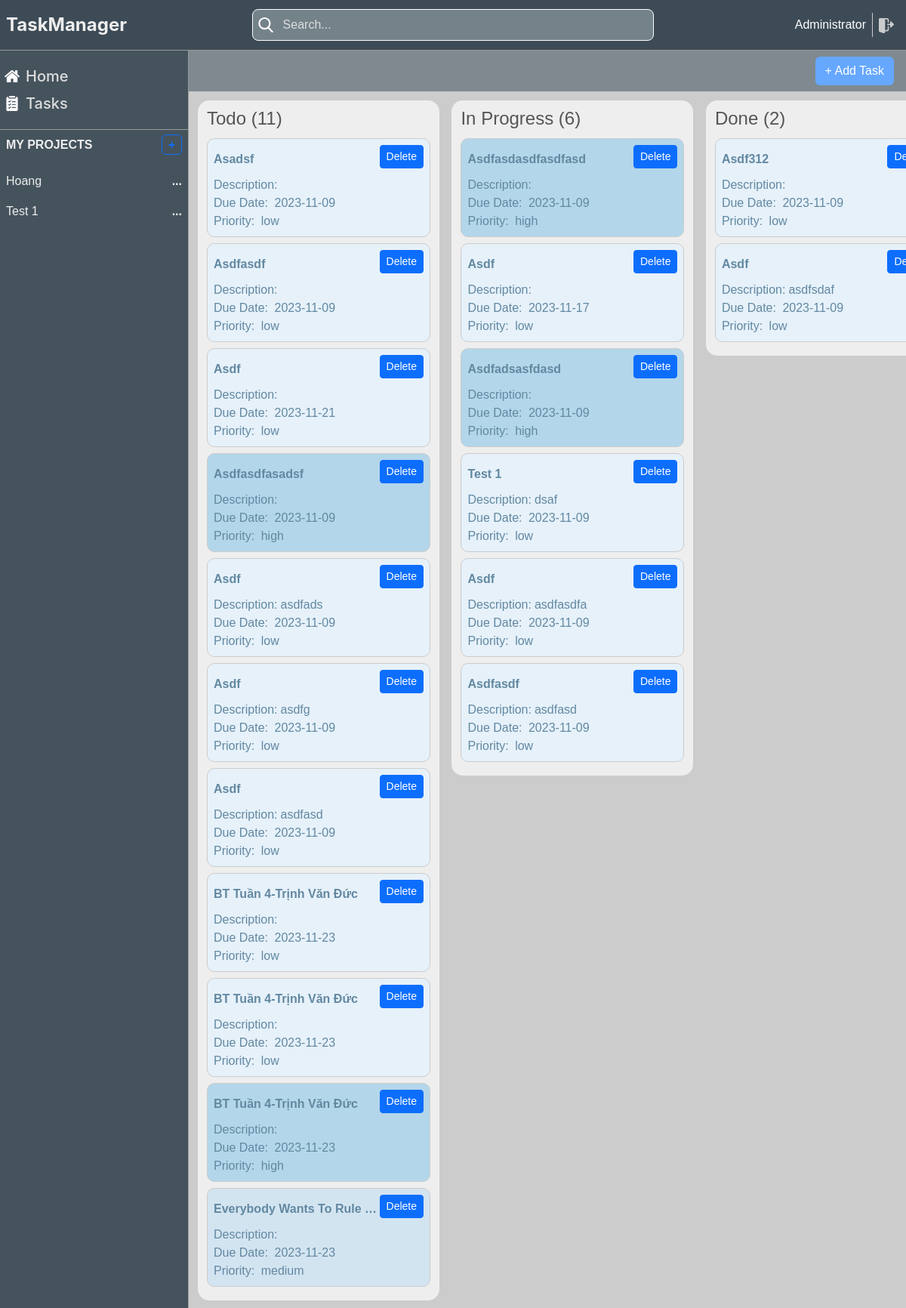
Page /tasks/ (signed in) on the committed database.
### task_management/models.py (models this page shows, shortened)
class User(db.Model, UserMixin):
    __tablename__ = 'user'
    id = db.Column(db.Integer, primary_key=True)
    name = db.Column(db.String(100))
    username = db.Column(db.String(100), nullable=False)
    password_hashed = db.Column(db.String(100), nullable=False)
    active = db.Column(db.Boolean, default=True)
    phone = db.Column(db.String(100))
    email = db.Column(db.String(100))
    created_at = db.Column(db.DateTime, default=db.func.current_timestamp())
    updated_at = db.Column(db.DateTime, default=db.func.current_timestamp())
    create_uid = db.Column(db.Integer, default=0)
    write_uid = db.Column(db.Integer, default=0)
    is_admin = db.Column(db.Boolean, default=False)
    db.UniqueConstraint(username, email)
    @property  # Decorator này dùng để tạo ra một thuộc tính giả
    def password(self):
        if self.password_hashed is not None:
            return None
        return self.password

class Project(db.Model):
    __tablename__ = 'project'
    id = db.Column(db.Integer, primary_key=True)
    name = db.Column(db.String(255))
    description = db.Column(db.Text)
    status = db.Column(db.String(100))
    active = db.Column(db.Boolean, default=True)
    sequence = db.Column(db.Integer)
    manager_id = db.Column(db.Integer, db.ForeignKey('user.id'))
    date_start = db.Column(db.Date)
    date_end = db.Column(db.Date)
    created_at = db.Column(db.DateTime, default=db.func.current_timestamp())
    updated_at = db.Column(db.DateTime, default=db.func.current_timestamp())
    create_uid = db.Column(db.Integer, default=0)
    write_uid = db.Column(db.Integer, default=0)
    tasks = db.relationship('Task', backref='project')
    progress = db.Column(db.Float)

class Task(db.Model):
    __tablename__ = 'task'
    id = db.Column(db.Integer, primary_key=True)
    project_id = db.Column(db.Integer, db.ForeignKey('project.id'))
    user_id = db.Column(db.Integer, db.ForeignKey('user.id'))
    status = db.Column(db.String(100))
    name = db.Column(db.String(255))
    description = db.Column(db.Text)
    active = db.Column(db.Boolean, default=True)
    priority = db.Column(db.Integer)
    sequence = db.Column(db.Integer)
    date_start = db.Column(db.Date)
    date_end = db.Column(db.Date)
    created_at = db.Column(db.DateTime, default=db.func.current_timestamp())
    updated_at = db.Column(db.DateTime, default=db.func.current_timestamp())

### task_management/task/views.py (the view)
@task_blueprint.route('/')
@login_required
def tasks():
    all_task = Task.query.filter(Task.user_id == current_user.id).all()
    task_list = get_task_list(all_task)
    return index(task_list=task_list)

### task_management/models.py (called while the page is built)
@login_manager.user_loader
def load_user(user_id):
    return User.query.get(int(user_id))

### task_management/routes.py (called while the page is built)
def login_required(f):
    @wraps(f)
    def decorated_function(*args, **kwargs):
        if not current_user.is_authenticated:
            return redirect(url_for('login'))
        return f(*args, **kwargs)
    return decorated_function

@app.route('/')
@login_required
def index(project_id=None, task_list=None, task_id=None):
    projects = Project.query.filter(Project.manager_id == current_user.id).all()
    mode = session.get('mode', '')
    if session.get('active_project_id'):
        project_id = Project.query.get(session.get('active_project_id'))
    return render_template('index.html',
                           projects=projects,
                           mode=mode,
                           active_project_id=project_id,
                           task_id=task_id,
                           task_list=task_list)

### task_management/task/views.py (called while the page is built)
def get_task_list(tasks):
    task_list = {
        'todo': [task for task in tasks if task.status == 'todo'],
        'in-progress': [task for task in tasks if task.status == 'in-progress'],
        'done': [task for task in tasks if task.status == 'done']
    }
    return task_list

### task_management/templates/index.html (shortened to what this page needs)
<!DOCTYPE html>
<html lang="en">
<head>
    <link rel="stylesheet" href="https://cdn.jsdelivr.net/npm/bootstrap@5.2.3/dist/css/bootstrap.min.css"
>
    <link href="{{ url_for('static', filename='css/styles.css') }}" rel="stylesheet" type="text/css">
    <link href="{{ url_for('static', filename='css/default.css') }}" rel="stylesheet" type="text/css">
</head>
<body style="height: 100vh;max-height: 100%">
<div style="background: white" class="d-flex flex-column h-100">
    {% include 'header.html' %}
    <div class="d-flex" style="flex: 1;overflow: hidden">
        {% include 'sidebar.html' %}
        {% include 'content.html' %}
    </div>
</div>
</body>
</html>

### task_management/templates/header.html (shortened to what this page needs)
<div class="header"
     style="width: 100%">
    <div class="header-icon">
        <a href="/">
            TaskManager
        </a>
    </div>
    <div class="search-bar">
        <input name="searchbar" id="searchbar"
               class="search-input"
               type="text"
               name=""
               placeholder="Search..." onchange="searchTask(this.value)">
    </div>
    <div class="User d-flex justify-content-end align-items-center" style="flex: 1">
        <span style="margin-left: 10px" style="color: #ccc">
          <a style="color: white" href="/users/{{ current_user.id }}">
                        {{ current_user.name }}
          </a>
        </span>
        <a href="{{ url_for('logout') }}" class="logout">
        </a>
    </div>
</div>

### task_management/templates/sidebar.html (shortened to what this page needs)
<div class="sidebar box-shadow">
    <div class="sidebar-list"
         style="border-bottom: 1px solid #999">
        <div class="sidebar-item">
            <span>
                Home
            </span>
        </div>
        <a href="{{ url_for('tasks.tasks') }}">
            <div class="sidebar-item">
                <span>
                    Tasks
                </span>
            </div>
        </a>
    </div>
    <div class="sidebar-content">
        <div id="my-projects" class="sidebar-header">
            <span>my projects</span>
            <a href="{{ url_for('projects.new_project') }}">
                <span class="add-project border border-primary py-1 px-2 rounded-2">
                </span>
            </a>
        </div>
        <div class="project-list">
            {% for project in projects %}
                {% if project.id == session.active_project_id %}
                    <div class="project-item active"
                         onclick="window.location.href='{{ url_for('projects.project_by_id', project_id=project.id) }}'">
                        <p>{{ project.name }}</p>
                        <span>
                            <button class="btn btn-primary btn-sm" onclick="event.stopPropagation(); window.location.href='/projects/delete/{{ project.id }}'">
                                Delete
                            </button>
                        </span>
                    </div>
                {% else %}
                    <div class="project-item"
                         onclick="window.location.href='{{ url_for('projects.project_by_id', project_id=project.id) }}'">
                        <p>{{ project.name }}</p>
                        <span>...</span>
                    </div>
                {% endif %}
            {% endfor %}
        </div>
    </div>
</div>

### task_management/templates/content.html (shortened to what this page needs)
<div class="content" id="content-window">
    {% if task_id != None %}
        <div class="content-header">
            <h2>{{ task_id.name }}</h2>
        </div>
        <div class="content-container">
            <div class="content-option">
                {% if mode != 'edit' %}
                    <button class="btn btn-primary" onclick="editTask({{ task_id.id }})">
                        Edit Task
                    </button>
                {% else %}
                    <div class="m-1">
                        <button class="btn btn-primary" type="submit" onclick="saveTask({{ task_id.id }})">
                            Save Task
                        </button>
                        <button class="btn btn-danger" onclick="window.location.href='/tasks/{{ task_id.id }}'">
                            Cancel
                        </button>
                    </div>
                {% endif %}
                <div>
                    <button id="todo"
                            class="btn {% if task_id.status == 'todo' %} btn-primary {% else %}btn-secondary {% endif %}"
                            onclick="updateTaskStatus('{{ task_id.id }}', 'todo')">
                        To Do
                    </button>
                    <button id="in-progress"
                            class="btn {% if task_id.status == 'in-progress' %} btn-primary {% else %}btn-secondary {% endif %}"
                            onclick="updateTaskStatus('{{ task_id.id }}', 'in-progress')">
                        In Progress
                    </button>
                    <button id="done"
                            class="btn {% if task_id.status == 'done' %} btn-primary {% else %}btn-secondary {% endif %}"
                            onclick="updateTaskStatus('{{ task_id.id }}', 'done')">
                        Done
                    </button>
                </div>
            </div>
            <div class="content-task">
                <div>
                    <div class="content-task-line">
                        <label for="name">Task Name:</label>
                        <input type="text" id="name" name="name" value="{{ task_id.name }}" {% if mode != 'edit' %}
                               disabled {% endif %}/>
                    </div>
                    <div class="content-task-line">
                        <label for="active">Active:</label>
                        <input type="checkbox" id="active" name="active" {% if task_id.active %}
                               checked {% endif %} {% if mode != 'edit' %} disabled {% endif %}/>
                    </div>
                    <div class="content-task-line">
                        <label for="priority">Priority:</label>
                        <select id="priority" name="priority" {% if mode != 'edit' %} disabled {% endif %}>
                            <option value="low" {% if task_id.priority == 'low' %} selected {% endif %}>Low</option>
                            <option value="medium" {% if task_id.priority == 'medium' %} selected {% endif %}>Medium
                            </option>
                            <option value="high" {% if task_id.priority == 'high' %} selected {% endif %}>High</option>
                        </select>
                    </div>
                </div>
                <div>
                    <div class="content-task-line">
                        <label for="project_id">Project:</label>
                        <select id="project_id" name="project_id" {% if mode != 'edit' %} disabled {% endif %}>
                            {% for project in projects %}
                                <option value="{{ project.id }}" {% if task_id.project_id == project.id %} selected
                                {% endif %}>{{ project.name }}</option>
                            {% endfor %}
                        </select>
                    </div>
                    <div class="content-task-line">
                        <label for="status">Status:</label>
                        <select id="status" name="status" {% if mode != 'edit' %} disabled {% endif %}>
                            <option value="todo" {% if task_id.status == 'todo' %} selected {% endif %}>To Do</option>
                            <option value="in-progress" {% if task_id.status == 'in-progress' %} selected {% endif %}>
                                In Progress
                            </option>
                            <option value="done" {% if task_id.status == 'done' %} selected {% endif %}>Done</option>
                        </select>
                    </div>
                    <div class="content-task-line">
                        <label for="date_start">Start Date:</label>
                        <input type="date" id="date_start" name="date_start" value="{{ task_id.date_start }}"
                                {% if mode != 'edit' %} disabled {% endif %}/>
                    </div>
                    <div class="content-task-line">
                        <label for="date_end">Due Date:</label>
                        <input type="date" id="date_end" name="date_end" value="{{ task_id.date_end }}"
                                {% if mode != 'edit' %} disabled {% endif %}/>
                    </div>
                </div>
            </div>
            <div class="content-desc" id="description" contenteditable="{{ mode == 'edit' }}">
                <strong>Description:</strong>
                <span>{{ task_id.description or 'Description' }}</span>
            </div>
        </div>
    {% elif task_list != None %}
        <div class="content-header">
            <button class="btn" onclick="window.location.href='/tasks/new'">
                + Add Task
            </button>
        </div>
        <div class="project">
            {% for state, tasks in task_list.items() %}
                <div class="project-col">
                    <div class="project-header">
                        <h4>{{ state.replace('-', ' ') }} ({{ tasks|length }})</h4>
                    </div>
                    <div id="{{ state }}" class="project-detail">
                        {% for task in tasks %}
                            <div onclick="window.location.href='/tasks/{{ task.id }}'"
                                 class="task {% if task.priority == 'high' %} task-high{% elif task.priority == 'medium' %}task-med {% else %}task-low {% endif %}"
                                 id="{{ task.id }}">
                                <div class="d-flex justify-content-between align-items-center">
                                    <p>
                                        {{ task.name }}
                                    </p>
                                    <a class="stopPropagation btn btn-primary btn-sm" style="margin-bottom: 10px"
                                       href="/tasks/delete/{{ task.id }}">
                                        Delete
                                    </a>
                                </div>
                                <div>
                                    <span>Description:</span>{{ task.description or '' }}
                                </div>
                                <div>
                                    <span>Due Date:</span> {{ task.date_end }}
                                </div>
                                <div>
                                    <span>Priority:</span> {{ task.priority }}
                                </div>
                            </div>
                        {% endfor %}
                    </div>
                </div>
            {% endfor %}
        </div>
    {% else %}
        <h3 class="font-inter p-2">
            No active project
        </h3>
    {% endif %}
</div>

### task_management/static/css/styles.css (style rules this page uses)
body { font-family: Arial, sans-serif; background-color: #dedede; margin: 0; padding: 0; }
a { text-decoration: none; color: black; }

### task_management/static/css/default.css (style rules this page uses)
:root { --sidebar-width: 250px; --header-height: 67px; }
* { box-sizing: border-box; }
.box-shadow { box-shadow: rgba(0, 0, 0, 0.1) 0 0 12px; }
.header { display: flex; align-items: center; justify-content: center; padding: 0 8px; background-color: #3d4b56; border-bottom: 1px solid #999; height: 67px; }
.sidebar { background-color: #45535d; width: var(--sidebar-width); height: 100%; border-right: 1px #999 solid; }
.sidebar-list { display: flex; flex-direction: column; padding: 16px 0; }
.project-list { display: flex; flex-direction: column; padding: 8px 0; }
.content { display: flex; flex-direction: column; background-color: #ccc; max-width: calc(100vw - var(--sidebar-width)); width: 100%; }
.project { background-color: #ccc; white-space: nowrap; position: relative; flex: 1; padding: 12px 12px 32px; overflow-y: hidden; overflow-x: auto; }

### rows in the picture
User: name "Administrator"
Project: name "Hoang"
Project: name "Test 1"
Task: name "Asadsf", date_end "2023-11-09", priority "low"
Task: name "Asdfasdf", date_end "2023-11-09", priority "low"
Task: name "Asdf", date_end "2023-11-21", priority "low"
Task: name "Asdfasdfasadsf", date_end "2023-11-09", priority "high"
Task: name "Asdf", description "asdfads", date_end "2023-11-09", priority "low"
Task: name "Asdf", description "asdfg", date_end "2023-11-09", priority "low"
Task: name "Asdf", description "asdfasd", date_end "2023-11-09", priority "low"
Task: name "BT Tuần 4-Trịnh Văn Đức", date_end "2023-11-23", priority "low"
Task: name "BT Tuần 4-Trịnh Văn Đức", date_end "2023-11-23", priority "low"
Task: name "BT Tuần 4-Trịnh Văn Đức", date_end "2023-11-23", priority "high"
Task: name "Everybody Wants To Rule…", date_end "2023-11-23", priority "medium"
Task: name "Asdfasdasdfasdfasd", date_end "2023-11-09", priority "high"
Task: name "Asdf", date_end "2023-11-17", priority "low"
Task: name "Asdfadsasfdasd", date_end "2023-11-09", priority "high"
Task: name "Test 1", description "dsaf", date_end "2023-11-09", priority "low"
Task: name "Asdf", description "asdfasdfa", date_end "2023-11-09", priority "low"
Task: name "Asdfasdf", description "asdfasd", date_end "2023-11-09", priority "low"
Task: name "Asdf312", date_end "2023-11-09", priority "low"
Task: name "Asdf", description "asdfsdaf", date_end "2023-11-09", priority "low"

### other values in the picture
{{ state.replace('-', ' ') }} "Todo" "In Progress" "Done"
{{ tasks|length }} "11" "6" "2"
